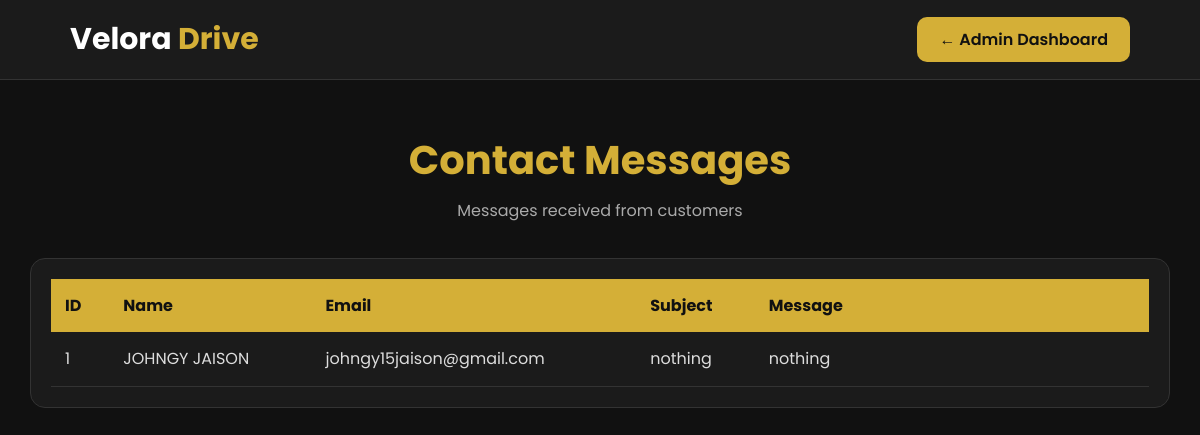
The page /admin/messages on the database its author committed.
### tables this page shows
CREATE TABLE contact_messages(
    id INTEGER PRIMARY KEY AUTOINCREMENT,
    name TEXT NOT NULL,
    email TEXT NOT NULL,
    subject TEXT NOT NULL,
    message TEXT NOT NULL
);

### app.py (the view)
@app.route("/admin/messages")
def admin_messages():
    con = sqlite3.connect("users.db")
    cur = con.cursor()
    cur.execute("SELECT * FROM contact_messages")
    messages = cur.fetchall()
    con.close()
    return render_template(
        "admin_messages.html",
        messages=messages
    )

### templates/admin_messages.html (shortened to what this page needs)
<!DOCTYPE html>
<html lang="en">
<head>
<link rel="stylesheet"
href="{{ url_for('static', filename='css/admin_messages.css') }}">
</head>
<body>
<nav>
<div class="logo">
Velora <span>Drive</span>
</div>
<a href="/admin" class="back-btn">
← Admin Dashboard
</a>
</nav>
<div class="container">
<h1>Contact Messages</h1>
<p class="subtitle">
Messages received from customers
</p>
<div class="table-box">
<table>
<thead>
<tr>
<th>ID</th>
<th>Name</th>
<th>Email</th>
<th>Subject</th>
<th>Message</th>
</tr>
</thead>
<tbody>
{% for message in messages %}
<tr>
<td>{{ message[0] }}</td>
<td>{{ message[1] }}</td>
<td>{{ message[2] }}</td>
<td>{{ message[3] }}</td>
<td class="message">{{ message[4] }}</td>
</tr>
{% endfor %}
</tbody>
</table>
</div>
</div>
</body>
</html>

### static/css/admin_messages.css (style rules this page uses)
* { margin:0; padding:0; box-sizing:border-box; font-family:'Poppins',sans-serif; }
body { background:#111; color:white; min-height:100vh; }
nav { height:80px; background:#1b1b1b; display:flex; justify-content:space-between; align-items:center; padding:0 70px; border-bottom:1px solid #333; }
.logo { font-size:30px; font-weight:700; }
.logo span { color:#d4af37; }
.back-btn { text-decoration:none; background:#d4af37; color:#111; padding:10px 22px; border-radius:10px; font-weight:600; }
.container { width:95%; margin:50px auto; }
h1 { text-align:center; color:#d4af37; font-size:40px; }
.subtitle { text-align:center; color:#aaa; margin-top:8px; margin-bottom:35px; }
.table-box { background:#1b1b1b; border:1px solid #333; border-radius:15px; padding:20px; overflow-x:auto; }
table { width:100%; min-width:900px; border-collapse:collapse; }
th { background:#d4af37; color:#111; padding:14px; text-align:left; }
td { padding:14px; border-bottom:1px solid #333; color:#ddd; vertical-align:top; }
.message { min-width:300px; white-space:normal; line-height:1.6; }

### rows shown on the page
contact_messages: id "1", name "JOHNGY JAISON", email "johngy15jaison@gmail.com", subject "nothing", message "nothing"
